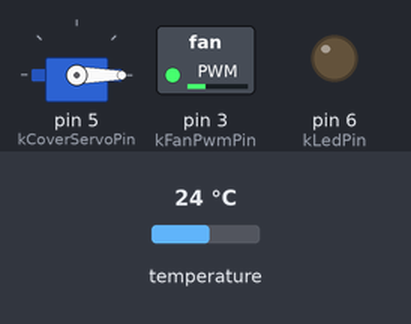
This sketch was run on a simulated Arduino Uno, built with avr-gcc and run on an emulated ATmega328P. Parts: servo, switched loads named in the sketch (green lamp = pin HIGH), output pins drawn as LEDs (lit = HIGH). The inputs (shaded band) are chosen by the test bench; at power-on: temperature 24 °C. Pins used as bus, display or sensor lines are not drawn.

Above: at 1.2 s.
1.3 s: temperature set to 29.7 °C
At 2.9 s:
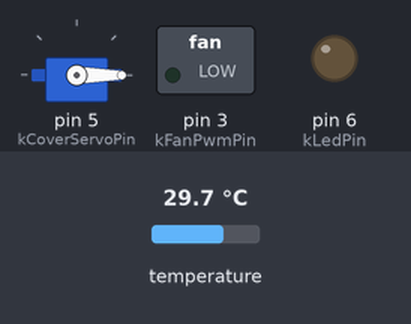
3.2 s: temperature set to 30.8 °C
4.7 s: temperature set to 34.2 °C
6.4 s: temperature set to 35.8 °C
At 7.8 s:
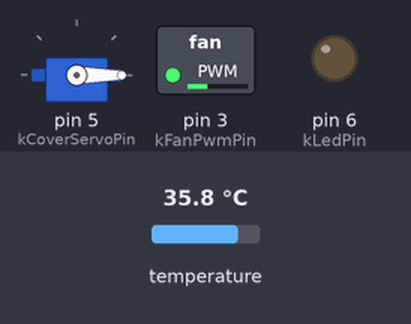
8.5 s: temperature set to 41 °C
At 9.7 s:
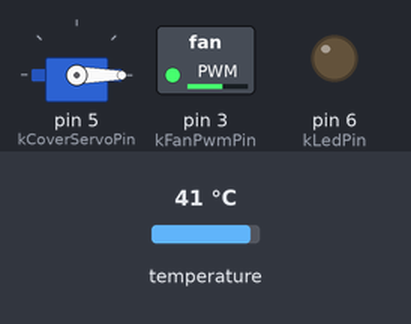
Timing chart, 0 to 11.2 s (numbered marks = the images above; inputs shaded):
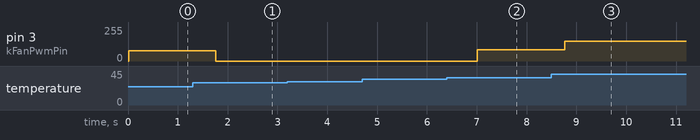

Measured:
- the behaviour switches between 34.9 and 35 °C on temperature (found by bisection; images 1 and 2)
- after the input at 3.2 s, every drawn part: stays the same
- after the input at 4.7 s, every drawn part: stays the same
- after the input at 6.4 s, pin 3 (kFanPwmPin): 0/255 → 84/255 after 0.61 s
- after the input at 8.5 s, pin 3 (kFanPwmPin): 84/255 → 147/255 after 0.26 s

The sketch:

microscope_uno4.ino
```cpp
// (licence header left out)
#include <AccelStepper.h>
#include <Servo.h>
#include <OneWire.h>
#include <DallasTemperature.h>
#include <RoverProtocol.h>

constexpr uint8_t kStepperStepPin = 8;
constexpr uint8_t kStepperDirPin = 9;
constexpr uint8_t kStepperEnablePin = 10;  // active LOW, same convention as this project's A4988/TB6600 enables
AccelStepper focusStepper(AccelStepper::DRIVER, kStepperStepPin, kStepperDirPin);

constexpr uint8_t kLedPin = 6;      // PWM-capable
constexpr uint8_t kCoverServoPin = 5;

// DS18B20 temperature sensor - see base_mega1.ino for the full
// reasoning on the pull-up requirement, the non-blocking read timing,
// and the sentinel convention; identical constants here. Pin 11 was
// genuinely spare (DRV8825 needs 3 control pins where ULN2003 needed
// 4) before this - see this file's header comment.
constexpr uint8_t kDs18b20DataPin = 11;
constexpr unsigned long kTemperatureReadIntervalMs = 1000;
constexpr unsigned long kTemperatureConversionMs = 750;
constexpr int32_t kTemperatureInvalidDeciC = -9999;

// Cooling fan - see base_mega1.ino for the full reasoning on every
// constant below; values kept identical across every board with a
// fan. Pin 3 is the other pin that was genuinely spare here, and
// happens to be PWM-capable - no software-PWM workaround needed,
// same as base/arm/antenna.
constexpr uint8_t kFanPwmPin = 3;
constexpr int32_t kFanOnTempDeciC = 350;
constexpr int32_t kFanOffTempDeciC = 300;
constexpr int32_t kFanMaxTempDeciC = 500;
constexpr uint8_t kFanMinDutyPercent = 30;

constexpr float kMaxSpeedStepsPerSec = 500.0f;  // 24BYJ-48 is geared; keep this modest until bench-verified against the actual DIP/jumper microstepping setting
constexpr float kAccelStepsPerSec2 = 800.0f;

constexpr int kCoverClosedDeg = 0;
constexpr int kCoverOpenDeg = 90;
// Slower than the base's steering easing (300 deg/sec) on purpose -
// this is a binary open/closed toggle triggered rarely, not a
// continuously-recommanded value, so there's no responsiveness
// pressure the way there is for steering. A gentler, more visibly
// eased motion actually reads better for a physical cover sliding
// open. Same placeholder-pending-bench-tuning status as every other
// uncalibrated constant in this project. UPDATED: now consumed by
// this file's own custom ramp (updateCoverEasing() below) rather
// than ServoEasing's startEaseTo() - same unit (degrees/second), same
// meaning, just a different mechanism reading it now.
constexpr uint16_t kCoverEaseSpeedDegPerSec = 60;

Servo coverServo;
// Custom easing state - see base_mega1.ino's own
// steerTargetUs/steerCurrentUs for the identical pattern this mirrors,
// just for one servo instead of four, and degrees instead of
// microseconds since this is still a direct-pin Servo, not a PCA9685.
// coverTargetDeg is where the latest command wants the cover;
// coverCurrentDeg is where this firmware's own tracking believes it
// actually is right now, ramping toward the target a little each
// loop() iteration rather than jumping there in one write().
float coverTargetDeg = kCoverClosedDeg;
float coverCurrentDeg = kCoverClosedDeg;
unsigned long lastCoverEaseMillis = 0;
bool coverOpenCommanded = false;
bool driverEnabled = false;
uint8_t lastLedPwm = 0;

OneWire oneWire(kDs18b20DataPin);
DallasTemperature ds18b20(&oneWire);
enum TempReadState : int8_t { TEMP_IDLE = 0, TEMP_CONVERTING = 1 };
int8_t tempReadState = TEMP_IDLE;
unsigned long tempConversionStartMillis = 0;
int32_t cachedTemperatureDeciC = kTemperatureInvalidDeciC;
unsigned long lastTemperatureReadMillis = 0;

bool fanRunning = false;
uint8_t fanDutyPercent = 0;

RoverProtocol::LineReader lineReader;
char lineBuf[RoverProtocol::kMaxLineLen];

// ------------------------------------------------------------- helpers ---
void setDriverEnabled(bool enabled) {
  driverEnabled = enabled;
  digitalWrite(kStepperEnablePin, enabled ? LOW : HIGH);
}

// Non-blocking custom easing, replacing ServoEasing's own
// startEaseTo()/timer-interrupt approach - see this file's header
// comment for the full reasoning, and base_mega1.ino's own
// updateSteerEasing() for the pattern this mirrors almost exactly.
// Moves coverCurrentDeg a little closer to coverTargetDeg every call,
// at kCoverEaseSpeedDegPerSec, and writes the result to the servo -
// called every loop() iteration for smooth, frequent updates, the
// same way ServoEasing's own interrupt-driven updates were
// effectively continuous.
void updateCoverEasing() {
  unsigned long now = millis();
  float elapsedSec = (now - lastCoverEaseMillis) / 1000.0f;
  lastCoverEaseMillis = now;
  float maxStepDeg = kCoverEaseSpeedDegPerSec * elapsedSec;

  float delta = coverTargetDeg - coverCurrentDeg;
  if (delta > maxStepDeg) {
    coverCurrentDeg += maxStepDeg;
  } else if (delta < -maxStepDeg) {
    coverCurrentDeg -= maxStepDeg;
  } else {
    coverCurrentDeg = coverTargetDeg;  // within one step - snap the remainder rather than asymptotically crawl the last fraction of a degree forever
  }
  coverServo.write((int)lround(coverCurrentDeg));
}

void updateCachedTemperature() {
  unsigned long now = millis();
  if (tempReadState == TEMP_IDLE) {
    if ((now - lastTemperatureReadMillis) < kTemperatureReadIntervalMs) return;
    ds18b20.requestTemperatures();
    tempConversionStartMillis = now;
    tempReadState = TEMP_CONVERTING;
  } else {
    if ((now - tempConversionStartMillis) < kTemperatureConversionMs) return;
    float c = ds18b20.getTempCByIndex(0);
    cachedTemperatureDeciC =
        (c == DEVICE_DISCONNECTED_C) ? kTemperatureInvalidDeciC : (int32_t)lround(c * 10.0f);
    lastTemperatureReadMillis = now;
    tempReadState = TEMP_IDLE;
  }
}

// Thermostat + hardware PWM output - see base_mega1.ino's own
// updateFanControl() for the full reasoning; logic is identical.
void updateFanControl() {
  if (cachedTemperatureDeciC == kTemperatureInvalidDeciC) {
    fanRunning = true;
    fanDutyPercent = kFanMinDutyPercent;
  } else {
    if (!fanRunning) {
      if (cachedTemperatureDeciC >= kFanOnTempDeciC) fanRunning = true;
    } else {
      if (cachedTemperatureDeciC <= kFanOffTempDeciC) fanRunning = false;
    }

    if (!fanRunning) {
      fanDutyPercent = 0;
    } else if (cachedTemperatureDeciC >= kFanMaxTempDeciC) {
      fanDutyPercent = 100;
    } else {
      int32_t pos = cachedTemperatureDeciC - kFanOnTempDeciC;
      if (pos < 0) pos = 0;
      int32_t range = kFanMaxTempDeciC - kFanOnTempDeciC;
      fanDutyPercent = kFanMinDutyPercent + (uint8_t)(((100 - kFanMinDutyPercent) * pos) / range);
    }
  }
  analogWrite(kFanPwmPin, (uint8_t)(((uint16_t)fanDutyPercent * 255) / 100));
}

void handleCommand(const RoverProtocol::ParsedFrame& frame) {
  if (frame.fieldCount != 4) return;  // malformed, ignore

  int32_t focusTarget = frame.fields[0];
  uint8_t ledPwm = (uint8_t)constrain(frame.fields[1], 0, 255);
  bool coverOpen = frame.fields[2] != 0;
  bool driverEnable = frame.fields[3] != 0;

  setDriverEnabled(driverEnable);
  focusStepper.moveTo(focusTarget);
  analogWrite(kLedPin, ledPwm);

  if (coverOpen != coverOpenCommanded) {
    coverTargetDeg = coverOpen ? kCoverOpenDeg : kCoverClosedDeg;
    coverOpenCommanded = coverOpen;
  }
}

void sendStateFrame() {
  int32_t fields[7] = {
      focusStepper.currentPosition(),
      (int32_t)0,  // filled below with the last commanded LED PWM
      coverOpenCommanded ? 1 : 0,
      1,  // homed: always true, no calibration switch on this axis
      driverEnabled ? 1 : 0,
      cachedTemperatureDeciC,
      fanDutyPercent,
  };
  fields[1] = lastLedPwm;
  RoverProtocol::sendFrame(Serial, 'S', fields, 7);
}

// -------------------------------------------------------------- setup ---
void setup() {
  Serial.begin(115200);

  pinMode(kLedPin, OUTPUT);
  analogWrite(kLedPin, 0);

  pinMode(kStepperEnablePin, OUTPUT);
  setDriverEnabled(false);  // start disabled, same convention as the arm/mast boards - a command has to explicitly enable it

  // Same intent as the ServoEasing-based setup this replaced: a
  // servo's real physical position at power-on is unknown to this
  // firmware either way, so seed both easing state variables at the
  // closed position explicitly and write it immediately, rather than
  // let the first real command jump from an undefined starting point
  // - see base_mega1.ino's own copy of this same reasoning for its
  // steering servos.
  coverServo.attach(kCoverServoPin);
  coverServo.write(kCoverClosedDeg);
  coverCurrentDeg = kCoverClosedDeg;
  coverTargetDeg = kCoverClosedDeg;
  coverOpenCommanded = false;
  lastCoverEaseMillis = millis();

  focusStepper.setMaxSpeed(kMaxSpeedStepsPerSec);
  focusStepper.setAcceleration(kAccelStepsPerSec2);

  ds18b20.begin();
  ds18b20.setWaitForConversion(false);  // non-blocking - see base_mega1.ino's own copy of this same setup() line

  pinMode(kFanPwmPin, OUTPUT);
  analogWrite(kFanPwmPin, 0);  // starts off - updateFanControl() takes over once a real temperature reading exists
}

// --------------------------------------------------------------- loop ---
void loop() {
  updateCachedTemperature();
  updateFanControl();
  updateCoverEasing();

  if (lineReader.poll(Serial, lineBuf, sizeof(lineBuf))) {
    RoverProtocol::ParsedFrame frame = RoverProtocol::parseFrame(lineBuf);
    if (frame.valid && frame.type == 'C') {
      lastLedPwm = (uint8_t)constrain(frame.fields[1], 0, 255);
      handleCommand(frame);
      sendStateFrame();
    }
  }

  focusStepper.run();
}
```
